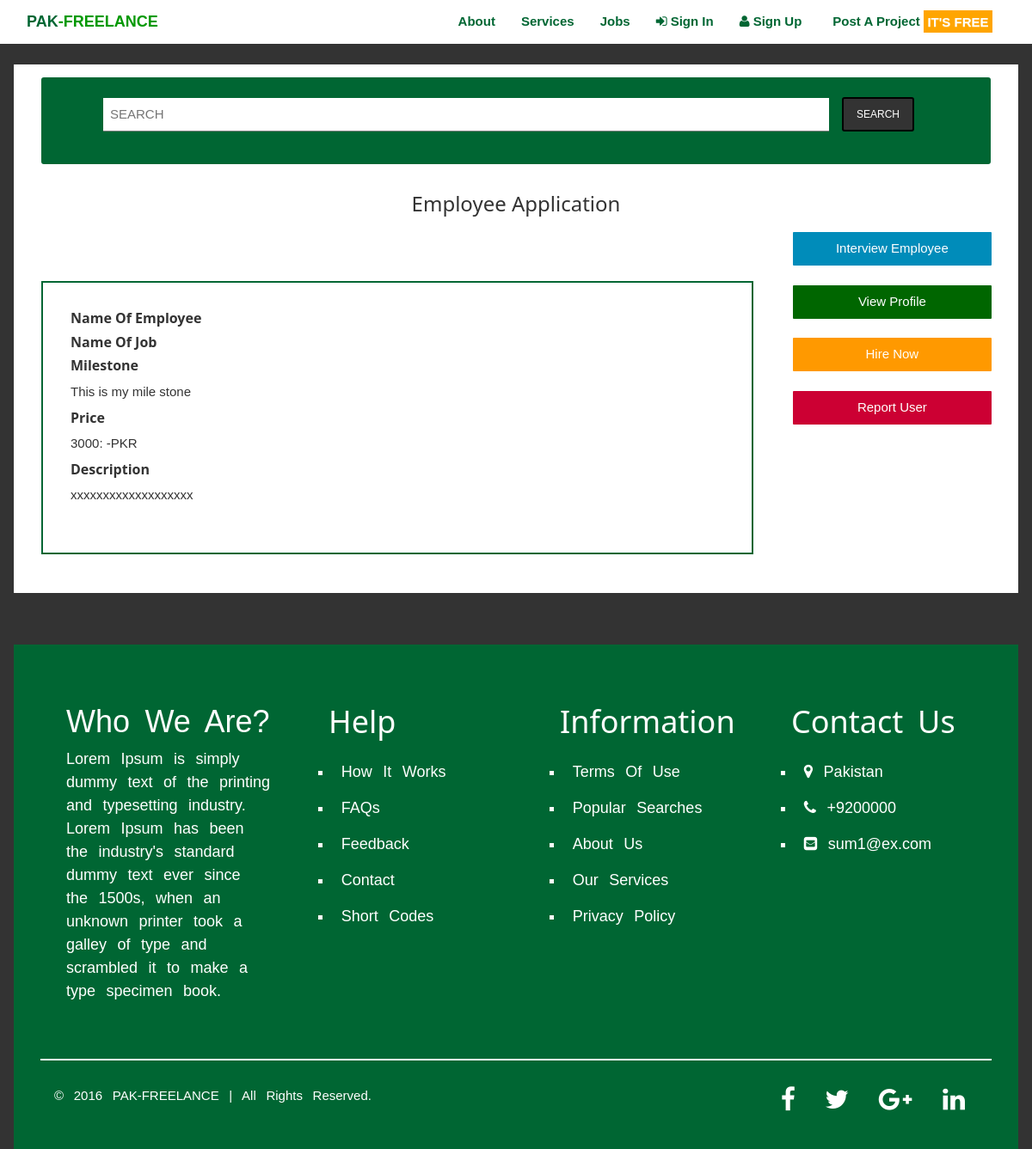
The app's page /views/application-from-employee.php?application_id=7 with its own data.
### tables this page shows
CREATE TABLE `job_application` (
  `id` int(11) NOT NULL,
  `job_id` int(11) NOT NULL,
  `user_id` int(11) NOT NULL,
  `name_job` text NOT NULL,
  `milestone` text NOT NULL,
  `price` int(11) NOT NULL,
  `description` text NOT NULL,
  `card_number` varchar(255) NOT NULL
);

### views/application-from-employee.php (the view, shortened to what this page needs)
<?PHP
include("header.php"); ?>
<html>
<body style="background-color: #333;">
<section class="w3-container" style="background-color:white !important; margin-top:5em; padding-bottom:3em;">
  <div class="w3-container">
      <div class="w3-container" style="background-color:#063 !important; display:block; border-radius:3px; margin-top:1em; padding-bottom:1em;">
        <ul class="M-No-Style-List" style=" text-decoration:none !important; padding-top:1em;">
          <li>
            <div>
              <form class="w3-form col-sm-10">
                <input class="w3-input" placeholder="SEARCH" type="search">
              </form>
            </div>
          </li>
          <li style="padding-top:0.5em;" class="col-sm-2">
            <button class="btn-small M-button-Grey-to-white M-UniversalBtn btn-sm"><a href="#" name="" class="M-Universal-Link">SEARCH</a></button></li>
        </ul>
    </div>
    <br>
      <h3 class="text-center">Employee Application</h3>
      <br><br><br>
<section class="w3-container" style="border: 2px solid #063; width: 75%;">
   <?php $haveAppliccationID = $_GET['application_id'];
   $haveApplicationQuery= $conn->query("SELECT * FROM `job_application` WHERE id =$haveAppliccationID");
   $haveJobApplicationProposalArray = $haveApplicationQuery->fetch_array();
   ?>
<div class="text-left w3-container">
<br>
    <h6><strong>Name Of Employee</strong></h6>
  <h6><strong>Name Of Job</strong></h6>
  <h6><strong>Milestone</strong></h6>
  <p><?php echo $haveJobApplicationProposalArray['milestone']?></p>
    <h6><strong>Price</strong></h6>
    <p><?php echo $haveJobApplicationProposalArray['price']?><span>: -PKR</span></p>
<h6><strong>Description</strong></h6>
  <p class="text-left"><?php echo $haveJobApplicationProposalArray['description']?>
  </p>
  </div>
  <br><br>
</div>
  <div style="width: 23%; margin-top:-25em;" class="pull-right container-fluid">
      <a href="interview-for-client.php?job_id=<?php echo $haveJobApplicationProposalArray['id']?>" class="M-Universal-Link"><button  class="M-button-Blue" style="width:100%; height: 2.6em; border-radius: 1px;">
              Interview Employee
          </button>
      </a>
    <br>
   <a href="Employee Profile.php" name="" class="M-Universal-Link"> <button class=" M-button-GREEN-to-White" style="width:100%; height: 2.6em; border-radius: 1px; margin-left: 0px; padding-left: 0px;">
           View Profile
       </button>
   </a>
      <br>
     <a class="M-Universal-Link"> <button class="btn-block M-button-orange-to-white M-UniversalBtn" style="width: 100% !important; height: 2.6em !important; border-radius: 1px;">Hire Now</button></a>
      <br>
      <a href="#" name="" class="M-Universal-Link" ><button class="M-button-Red
      " style="width:100%; border-radius: 1px; height: 2.6em;">
              Report User
          </button>
      </a>
</div>
</section>
</body>
</html>
<?php
include ("footer.php");
?>

### STYLE/main1.css (style rules this page uses)
body,p,a,h1,h2,h3,h4,h5,h6,li,footer { font-family:Arial; }
section { font-family: Arial; }
form,input,textarea { font-family:Arial; }
h1,h2,h3,h4,h5,h6,select,option,label { font-family:Arial; }
.M-Universal-Link { text-decoration:none !important; font-family:Arial; text-underline:none; }
.M-No-Style-List { list-style-type:none !important; text-decoration: none !important; font-family:Arial; }
button { border:none; text-decoration:none; display:block; padding:0em; font-family:Arial; text-align:center; border-radius:2px; cursor:pointer; -webkit-transition-duration:0.4s; transition:ease-in-out; transition-duration:0.4s; }
.M-button-orange-to-white { width:12em !important; background-color:#F90!important; color:white; border:2px solid #F90 !important; height:3em !important; padding:0em !important; }
.M-button-Grey-to-white { background-color:#333; color:white; width:7em !important; height:3.3em !important; font-family:Arial; border:2px solid black; }
.M-button-Blue { background-color: #008CBA; color: white; border: 2px solid #008CBA; }
.M-button-Red { background-color:#C03; color:white; border: 2px solid #C03; }
.M-button-GREEN-to-White { background-color:#060; color:white; border: 2px solid #060; }
.M-UniversalBtn { border-radius:1px; font-family:Arial; }

### STYLE/W3STYLE.css (style rules this page uses)
* { -webkit-box-sizing:border-box;-moz-box-sizing:border-box;box-sizing:border-box }
html { -ms-text-size-adjust:100%;-webkit-text-size-adjust:100% }
body { margin:0 }
article,aside,details,figcaption,figure,footer,header,hgroup,main,menu,nav,section,summary { display:block }
a { background-color:transparent }
button,input,select,textarea { font:inherit;margin:0 }
button { overflow:visible }
button,select { text-transform:none }
button,html input[type=button],input[type=reset],input[type=submit] { -webkit-appearance:button;cursor:pointer }
input[type=search] { box-sizing:content-box;-webkit-appearance:textfield;-moz-box-sizing:content-box;-webkit-box-sizing:content-box }
html,body { font-family:Verdana,sans-serif;font-size:15px;line-height:1.5 }
html { overflow-x:hidden }
h1,h2,h3,h4,h5,h6,.w3-slim,.w3-wide { font-family:"Segoe UI",Arial,sans-serif }
h3 { font-size:24px }
h6 { font-size:16px }
h1,h2,h3,h4,h5,h6 { font-weight:400;margin:10px 0 }
a { color:inherit }
.w3-input { padding:8px;display:block;border:none;border-bottom:1px solid #808080;width:100% }
.w3-container:after,.w3-row:after,.w3-row-padding:after,.w3-topnav:after,.w3-clear:after,.w3-btn-group:before,.w3-btn-group:after,.w3-btn-bar:before,.w3-btn-bar:after { content:"";display:table;clear:both }
.w3-padding-medium,.w3-padding,.w3-form { padding:8px 16px!important }
.w3-container { padding:0.01em 16px }

### records on screen
job_application: milestone "This is my mile stone", price "3000", description "xxxxxxxxxxxxxxxxxxx"
